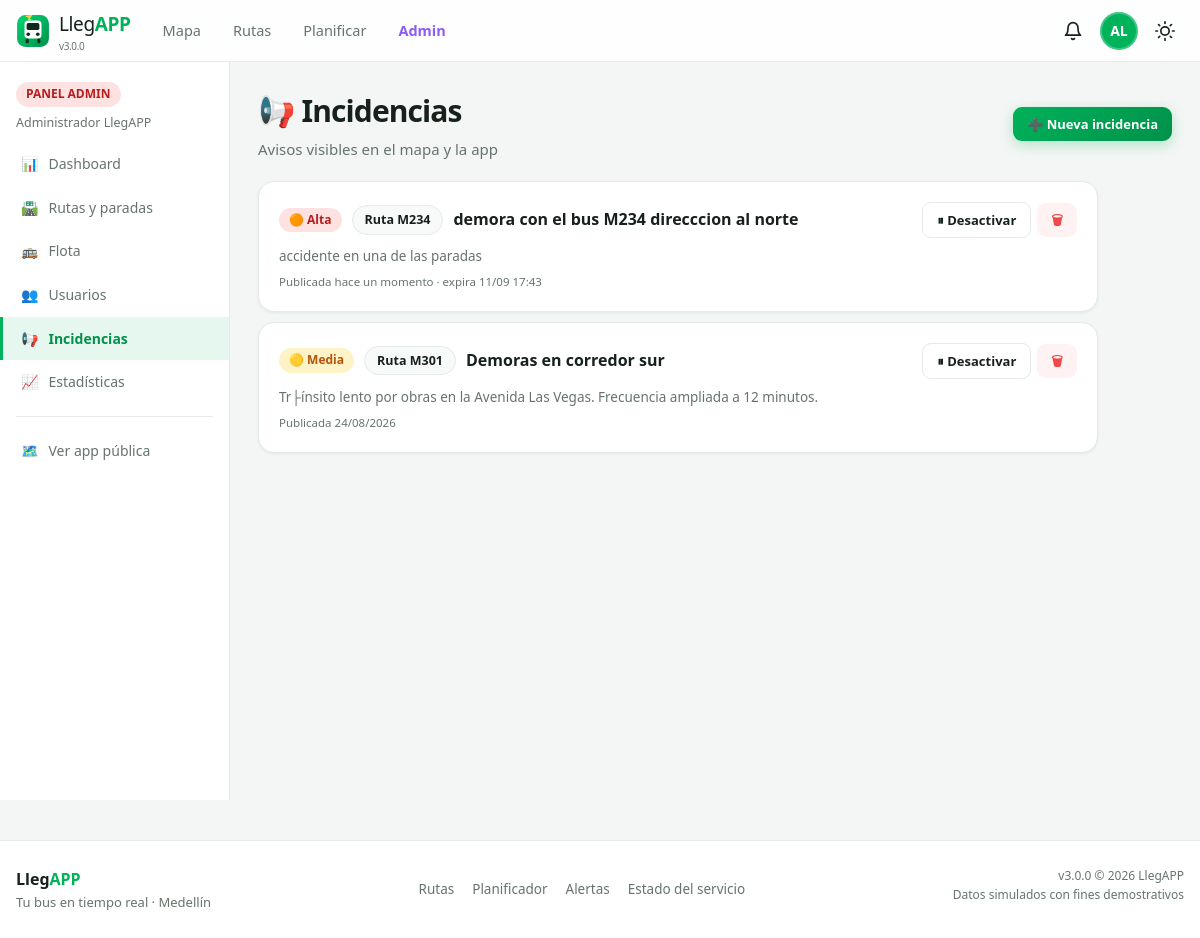
Screenshot of /admin/alertas.php (signed in) with the database file from the repository.
### tables this page shows
CREATE TABLE `users` (
  `id` char(36) NOT NULL,
  `name` varchar(100) NOT NULL,
  `email` varchar(120) NOT NULL,
  `password_hash` varchar(255) NOT NULL,
  `role` enum('admin','usuario','conductor') NOT NULL DEFAULT 'usuario',
  `phone` varchar(30) DEFAULT NULL,
  `avatar_color` varchar(7) DEFAULT NULL,
  `email_verified` tinyint(1) NOT NULL DEFAULT 0,
  `is_active` tinyint(1) NOT NULL DEFAULT 1,
  `last_login` datetime DEFAULT NULL,
  `created_at` timestamp NOT NULL DEFAULT current_timestamp(),
  PRIMARY KEY (`id`),
  UNIQUE KEY `email` (`email`),
  KEY `idx_users_role` (`role`),
  KEY `idx_users_active` (`is_active`)
);

CREATE TABLE `system_alerts` (
  `id` int(11) NOT NULL AUTO_INCREMENT,
  `route_id` varchar(10) DEFAULT NULL,
  `severity` enum('info','media','alta','critica') NOT NULL DEFAULT 'info',
  `title` varchar(150) NOT NULL,
  `message` varchar(400) NOT NULL,
  `active` tinyint(1) NOT NULL DEFAULT 1,
  `starts_at` datetime DEFAULT NULL,
  `expires_at` datetime DEFAULT NULL,
  `created_by` char(36) DEFAULT NULL,
  `created_at` timestamp NOT NULL DEFAULT current_timestamp(),
  PRIMARY KEY (`id`),
  KEY `idx_sysalert_active` (`active`,`severity`),
  KEY `fk_sysalert_route` (`route_id`),
  CONSTRAINT `fk_sysalert_route` FOREIGN KEY (`route_id`) REFERENCES `routes` (`route_id`) ON DELETE SET NULL
);

CREATE TABLE `routes` (
  `route_id` varchar(10) NOT NULL,
  `name` varchar(120) NOT NULL,
  `short_name` varchar(20) DEFAULT NULL,
  `color` varchar(7) NOT NULL DEFAULT '#00A651',
  `emoji` varchar(8) NOT NULL DEFAULT '?',
  `description` varchar(255) DEFAULT NULL,
  `frequency_min` smallint(5) unsigned NOT NULL DEFAULT 10,
  `first_departure` time NOT NULL DEFAULT '05:00:00',
  `last_departure` time NOT NULL DEFAULT '22:30:00',
  `active` tinyint(1) NOT NULL DEFAULT 1,
  `created_at` timestamp NOT NULL DEFAULT current_timestamp(),
  PRIMARY KEY (`route_id`)
);

### config/seguridad.php (called while the page is built, shortened)
<?php
function e(?string $value): string {
    return htmlspecialchars((string)$value, ENT_QUOTES | ENT_SUBSTITUTE, 'UTF-8');
}

### includes/auth.php (called while the page is built, shortened)
<?php
require_once __DIR__ . '/funciones.php';
function usuarioActual(): ?array {
    static $cache = false;
    if ($cache !== false) return $cache;
    $userId = $_SESSION['user_id'] ?? null;
    try {
        $user = dbOne(
            'SELECT id, name, email, role, phone, avatar_color, email_verified, is_active, created_at
             FROM users WHERE id = ? AND is_active = 1',
            [$userId]
        );
        return $cache = $user;
    } catch (Exception $e) {
        logMessage('error', 'Error verificando sesión', ['msg' => $e->getMessage()]);
        return $cache = null;
    }
}
function requerirAuth(): array {
    $user = usuarioActual();
    if ($user) return $user;
    exit;
}
function requerirAdmin(): array {
    $user = requerirAuth();
    return $user;
}

### config/database.php (called while the page is built, shortened)
<?php
function db(): PDO {
    static $pdo = null;
    if ($pdo === null) {
        $dsn = 'mysql:host=' . DB_HOST . ';dbname=' . DB_NAME . ';charset=' . DB_CHARSET;
        try {
            $pdo = new PDO($dsn, DB_USER, DB_PASS, [
                PDO::ATTR_ERRMODE            => PDO::ERRMODE_EXCEPTION,
                PDO::ATTR_DEFAULT_FETCH_MODE => PDO::FETCH_ASSOC,
                PDO::ATTR_EMULATE_PREPARES   => false,
            ]);
        } catch (PDOException $e) {
            error_log('LLEGAPP3 BD: ' . $e->getMessage());
            throw new RuntimeException('No se pudo conectar a la base de datos. Verifica que MySQL esté activo y exista la BD "' . DB_NAME . '".');
        }
    }
    return $pdo;
}
function dbq(string $sql, array $params = []): PDOStatement {
    $stmt = db()->prepare($sql);
    $stmt->execute($params);
    return $stmt;
}
function dbAll(string $sql, array $params = []): array {
    return dbq($sql, $params)->fetchAll();
}
function dbOne(string $sql, array $params = []): ?array {
    $row = dbq($sql, $params)->fetch();
    return $row === false ? null : $row;
}

### includes/funciones.php (called while the page is built, shortened)
<?php
function tiempoRelativo(string $fecha): string {
    $ts = strtotime($fecha);
    $diff = time() - $ts;
    return match (true) {
        $diff < 60     => 'hace un momento',
        $diff < 3600   => 'hace ' . floor($diff / 60) . ' min',
        $diff < 86400  => 'hace ' . floor($diff / 3600) . ' h',
        $diff < 604800 => 'hace ' . floor($diff / 86400) . ' d',
        default        => date('d/m/Y', $ts),
    };
}
function inicialesNombre(string $nombre): string {
    $partes = preg_split('/\s+/', trim($nombre));
    $ini = strtoupper(substr($partes[0] ?? 'U', 0, 1));
    if (count($partes) > 1) $ini .= strtoupper(substr(end($partes), 0, 1));
    return $ini;
}

### admin/alertas.php (the view, shortened to what this page needs)
<?php
require_once dirname(__DIR__) . '/includes/funciones.php';
require_once dirname(__DIR__) . '/includes/auth.php';
$admin = requerirAdmin();
$seccionActiva = 'alertas';
$incidencias = dbAll('
    SELECT a.*, r.short_name FROM system_alerts a
    LEFT JOIN routes r ON r.route_id = a.route_id
    ORDER BY a.active DESC,
             FIELD(a.severity,"critica","alta","media","info"),
             a.created_at DESC
');
$severidades = ['critica' => ['badge-danger', '🔴 Crítica'], 'alta' => ['badge-danger', '🟠 Alta'], 'media' => ['badge-warning', '🟡 Media'], 'info' => ['badge-info', '🔵 Info']];
require __DIR__ . '/_layout.php';
?>
<div class="flex-between" style="margin-bottom:20px">
    <div>
        <h1 class="page-title">📢 Incidencias</h1>
        <p class="page-subtitle">Avisos visibles en el mapa y la app</p>
    </div>
    <button type="button" class="btn btn-primary btn-sm" onclick="mostrarModal('modalCrear')">➕ Nueva incidencia</button>
</div>
<div style="display:grid;gap:10px;max-width:840px">
    <?php foreach ($incidencias as $i): ?>
    <article class="card <?= !(int)$i['active'] ? '' : '' ?>" style="<?= (int)$i['active'] ? '' : 'opacity:.55' ?>">
        <div class="flex-between">
            <div style="display:flex;gap:10px;align-items:center;flex-wrap:wrap">
                <span class="badge <?= $severidades[$i['severity']][0] ?>"><?= $severidades[$i['severity']][1] ?></span>
                <?php if ($i['short_name']): ?><span class="chip">Ruta <?= e($i['short_name']) ?></span><?php endif; ?>
                <strong><?= e($i['title']) ?></strong>
            </div>
            <div class="flex-between" style="gap:6px">
                <form method="post" style="display:contents"><?= csrfField() ?>
                    <button name="accion" value="alternar" class="btn btn-ghost btn-sm"><?= (int)$i['active'] ? '⏸ Desactivar' : '▶ Activar' ?></button>
                    <button name="accion" value="eliminar" class="btn btn-danger btn-sm"
                            onclick="return confirm('¿Eliminar esta incidencia?')">🗑</button>
                </form>
            </div>
        </div>
        <p style="font-size:13.5px;color:var(--text-muted);margin-top:8px"><?= e($i['message']) ?></p>
        <p style="font-size:11.5px;color:var(--text-muted);margin-top:6px">
            Publicada <?= tiempoRelativo($i['created_at']) ?>
            <?= $i['expires_at'] ? ' · expira ' . date('d/m H:i', strtotime($i['expires_at'])) : '' ?>
        </p>
    </article>
    <?php endforeach; ?>
</div>
<?php require __DIR__ . '/_layout_end.php'; ?>

### includes/header.php (shortened to what this page needs)
<?php
require_once __DIR__ . '/auth.php';
$currentUser = usuarioActual();
$bodyClass = ($pageBodyClass ?? '') . (isset($_COOKIE['theme']) && $_COOKIE['theme'] === 'dark' ? ' dark-theme' : ' light-theme');
$menuPrincipal = [
    ['url' => '/pages/mapa.php',       'label' => 'Mapa',        'icon' => 'map'],
    ['url' => '/pages/rutas.php',      'label' => 'Rutas',       'icon' => 'route'],
    ['url' => '/pages/planificador.php','label' => 'Planificar', 'icon' => 'compass'],
];
?>
<!DOCTYPE html>
<html lang="es">
<head>
<link rel="stylesheet" href="https://unpkg.com/leaflet@1.9.4/dist/leaflet.css">
<link rel="stylesheet" href="<?= APP_BASE ?>/assets/css/styles.css?v=<?= APP_VERSION ?>">
</head>
<body class="<?= e(trim($bodyClass)) ?>" data-base="<?= APP_BASE ?>" data-page="<?= e($GLOBALS['dataPage'] ?? '') ?>">
<header class="topbar" id="topbar">
    <div class="topbar-inner container">
        <a href="<?= APP_BASE ?>/index.php" class="brand" aria-label="LlegAPP inicio">
            <span class="brand-logo" aria-hidden="true"><?= file_get_contents(dirname(__DIR__) . '/assets/img/logo.svg') ?: '' ?></span>
            <span class="brand-text">Lleg<b>APP</b><small>v<?= APP_VERSION ?></small></span>
        </a>
        <nav class="main-nav" aria-label="Navegación principal">
            <?php foreach ($menuPrincipal as $item): ?>
                <a href="<?= APP_BASE . $item['url'] ?>" class="nav-link"><?= $item['label'] ?></a>
            <?php endforeach; ?>
            <?php if ($currentUser && $currentUser['role'] === 'admin'): ?>
                <a href="<?= APP_BASE ?>/admin/dashboard.php" class="nav-link nav-admin">Admin</a>
            <?php endif; ?>
        </nav>
        <div class="topbar-actions">
            <?php if ($currentUser): ?>
                <button type="button" class="icon-btn" id="btnNotificaciones" aria-label="Notificaciones" onclick="location.href='<?= APP_BASE ?>/pages/notificaciones.php'">
                    <svg viewBox="0 0 24 24"><path d="M18 8A6 6 0 0 0 6 8c0 7-3 9-3 9h18s-3-2-3-9"/><path d="M13.73 21a2 2 0 0 1-3.46 0"/></svg>
                </button>
                <div class="user-menu" id="userMenu">
                    <button type="button" class="avatar-btn" id="avatarBtn" aria-haspopup="true" aria-expanded="false"
                            style="--av:<?= e($currentUser['avatar_color'] ?: colorAvatar($currentUser['name'])) ?>">
                        <?= e(inicialesNombre($currentUser['name'])) ?>
                    </button>
                </div>
            <?php else: ?>
                <a href="<?= APP_BASE ?>/pages/login.php" class="btn btn-ghost btn-sm">Ingresar</a>
                <a href="<?= APP_BASE ?>/pages/registro.php" class="btn btn-primary btn-sm">Crear cuenta</a>
            <?php endif; ?>
            <button type="button" class="icon-btn theme-toggle" id="themeToggle" aria-label="Cambiar tema">
                <svg viewBox="0 0 24 24" class="icon-sun"><circle cx="12" cy="12" r="5"/><path d="M12 1v2M12 21v2M4.22 4.22l1.42 1.42M18.36 18.36l1.42 1.42M1 12h2M21 12h2M4.22 19.78l1.42-1.42M18.36 5.64l1.42-1.42"/></svg>
            </button>
        </div>
    </div>
</header>
<main class="app-main" id="contenido-principal">

### admin/_layout.php (shortened to what this page needs)
<?php
$admin = requerirAdmin();
$menuAdmin = [
    ['id' => 'dashboard',     'url' => '/admin/dashboard.php',     'label' => 'Dashboard',    'icon' => '📊'],
    ['id' => 'rutas',         'url' => '/admin/rutas.php',         'label' => 'Rutas y paradas', 'icon' => '🛣️'],
    ['id' => 'buses',         'url' => '/admin/buses.php',         'label' => 'Flota',        'icon' => '🚌'],
    ['id' => 'usuarios',      'url' => '/admin/usuarios.php',      'label' => 'Usuarios',     'icon' => '👥'],
    ['id' => 'alertas',       'url' => '/admin/alertas.php',       'label' => 'Incidencias',  'icon' => '📢'],
    ['id' => 'estadisticas',  'url' => '/admin/estadisticas.php',  'label' => 'Estadísticas', 'icon' => '📈'],
];
require dirname(__DIR__) . '/includes/header.php';
?>
<div class="admin-layout">
    <aside class="admin-sidebar">
        <div style="padding:18px 16px 10px">
            <span class="badge badge-danger">PANEL ADMIN</span>
            <p style="font-size:12.5px;color:var(--text-muted);margin-top:6px"><?= e($admin['name']) ?></p>
        </div>
        <?php foreach ($menuAdmin as $m): ?>
        <a href="<?= APP_BASE . $m['url'] ?>" class="admin-nav-item <?= ($seccionActiva ?? '') === $m['id'] ? 'activo' : '' ?>">
            <span><?= $m['icon'] ?></span> <?= $m['label'] ?>
        </a>
        <?php endforeach; ?>
        <hr style="margin:12px 16px">
        <a href="<?= APP_BASE ?>/pages/mapa.php" class="admin-nav-item"><span>🗺️</span> Ver app pública</a>
    </aside>
    <main class="admin-content">

### assets/css/styles.css (style rules this page uses)
:root { --primary: #00b25a; --primary-dark: #00914a; --primary-light: #e6f7ef; --accent: #0ea5e9; --danger: #ef4444; --warning: #f59e0b; --info: #3b82f6; --purple: #8b5cf6; --bg: #f4f6f5; --surface: #ffffff; --surface-2: #f8faf9; --border: #e5eae7; --text: #17211b; --text-muted: #66746c; --radius-sm: 8px; --radius-md: 12px; --radius-lg: 16px; --radius-xl: 22px; --shadow-sm: 0 1px 3px rgba(15, 25, 20, .07); --shadow-md: 0 4px 14px rgba(15, 25, 20, .08); --shadow-lg: 0 12px 34px rgba(15, 25, 20, .13); --topbar-h: 62px; --bottomnav-h: 62px; --container: 1240px; --font: 'Segoe UI', system-ui, -apple-system, 'Helvetica Neue', sans-serif; }
*, *::before, *::after { box-sizing: border-box; }
* { margin: 0; }
html { scroll-behavior: smooth; }
body { font-family: var(--font); background: var(--bg); color: var(--text); line-height: 1.55; min-height: 100vh; padding-top: var(--topbar-h); }
img, svg { display: block; max-width: 100%; }
a { color: inherit; text-decoration: none; }
button { font: inherit; cursor: pointer; border: none; background: none; color: inherit; }
hr { border: 0; border-top: 1px solid var(--border); margin: 14px 0; }
.container { width: min(var(--container), 100% - 32px); margin-inline: auto; }
.topbar { position: fixed; inset: 0 0 auto 0; z-index: 900; height: var(--topbar-h); background: color-mix(in srgb, var(--surface) 82%, transparent); backdrop-filter: blur(14px); -webkit-backdrop-filter: blur(14px); border-bottom: 1px solid var(--border); }
.topbar-inner { display: flex; align-items: center; gap: 18px; height: 100%; }
.brand { display: flex; align-items: center; gap: 9px; font-size: 19px; letter-spacing: -.02em; }
.brand-logo { width: 34px; height: 34px; flex-shrink: 0; }
.brand-logo svg { width: 100%; height: 100%; }
.brand-text b { color: var(--primary); }
.brand-text small { display: block; font-size: 10px; color: var(--text-muted); line-height: 1; margin-top: 1px; }
.main-nav { display: flex; gap: 4px; margin-right: auto; }
.nav-link { padding: 8px 14px; border-radius: 99px; font-weight: 500; font-size: 14.5px; color: var(--text-muted); transition: all .18s ease; }
.nav-admin { color: var(--purple); font-weight: 600; }
.topbar-actions { display: flex; align-items: center; gap: 8px; }
.icon-btn { width: 38px; height: 38px; display: grid; place-items: center; border-radius: 50%; transition: background .15s ease; position: relative; }
.icon-btn svg { width: 20px; height: 20px; fill: none; stroke: currentColor; stroke-width: 2; stroke-linecap: round; stroke-linejoin: round; }
.user-menu { position: relative; }
.avatar-btn { width: 38px; height: 38px; border-radius: 50%; background: var(--av, var(--primary)); color: #fff; font-weight: 700; font-size: 14px; display: grid; place-items: center; box-shadow: inset 0 0 0 2px rgba(255,255,255,.25); }
.app-main { min-height: calc(100vh - var(--topbar-h) - 120px); }
.page-title { font-size: clamp(22px, 3vw, 30px); font-weight: 800; letter-spacing: -.03em; }
.page-subtitle { color: var(--text-muted); font-size: 15px; margin-top: 3px; }
.flex-between { display: flex; justify-content: space-between; align-items: center; gap: 12px; flex-wrap: wrap; }
.card { background: var(--surface); border: 1px solid var(--border); border-radius: var(--radius-lg); padding: 20px; box-shadow: var(--shadow-sm); }
.btn { display: inline-flex; align-items: center; justify-content: center; gap: 8px; padding: 11px 22px; border-radius: 11px; font-weight: 600; font-size: 14.5px; white-space: nowrap; transition: all .16s ease; user-select: none; }
.btn-primary { background: linear-gradient(135deg, var(--primary), var(--primary-dark)); color: #fff; box-shadow: 0 4px 14px rgba(0,178,90,.28); }
.btn-ghost { background: transparent; border: 1px solid var(--border); color: var(--text); }
.btn-danger { background: #fef2f2; color: var(--danger); }
.btn-sm { padding: 7px 14px; font-size: 13px; border-radius: 9px; }
.chip { display: inline-flex; align-items: center; gap: 6px; padding: 4px 12px; border-radius: 99px; font-size: 12.5px; font-weight: 600; background: var(--surface-2); border: 1px solid var(--border); }
.badge { display: inline-flex; align-items: center; gap: 5px; padding: 3px 10px; border-radius: 99px; font-size: 12px; font-weight: 700; }
.badge-warning { background: #fef3c7; color: #b45309; }
.badge-danger { background: #fee2e2; color: #b91c1c; }

### rows the page displays
users: name "AL", name "Administrador LlegAPP"
system_alerts: severity "🟠 Alta", route.short_name "M234", title "demora con el bus M234 direcccion al norte", active "⏸ Desactivar", message "accidente en una de las paradas", created_at "hace un momento", expires_at "11/09 17:43"
system_alerts: severity "🟡 Media", route.short_name "M301", title "Demoras en corredor sur", active "⏸ Desactivar", message "Tr├ínsito lento por obras en la Avenida Las Vegas. Frecuencia ampliada a 12 minutos.", created_at "24/08/2026"

### other values shown
APP_VERSION "3.0.0"
$item['label'] "Mapa"
$item['label'] "Rutas"
$item['label'] "Planificar"
$m['icon'] "📊"
$m['label'] "Dashboard"
$m['icon'] "🛣️"
$m['label'] "Rutas y paradas"
$m['icon'] "🚌"
$m['label'] "Flota"
$m['icon'] "👥"
$m['label'] "Usuarios"
$m['icon'] "📢"
$m['label'] "Incidencias"
$m['icon'] "📈"
